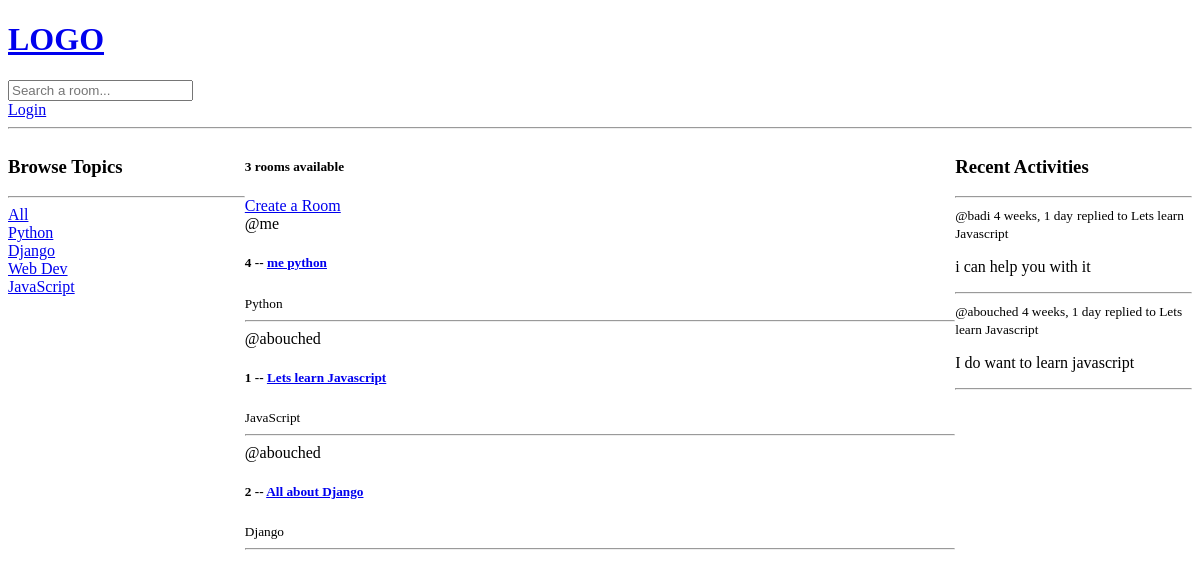
The app's page /, older data.
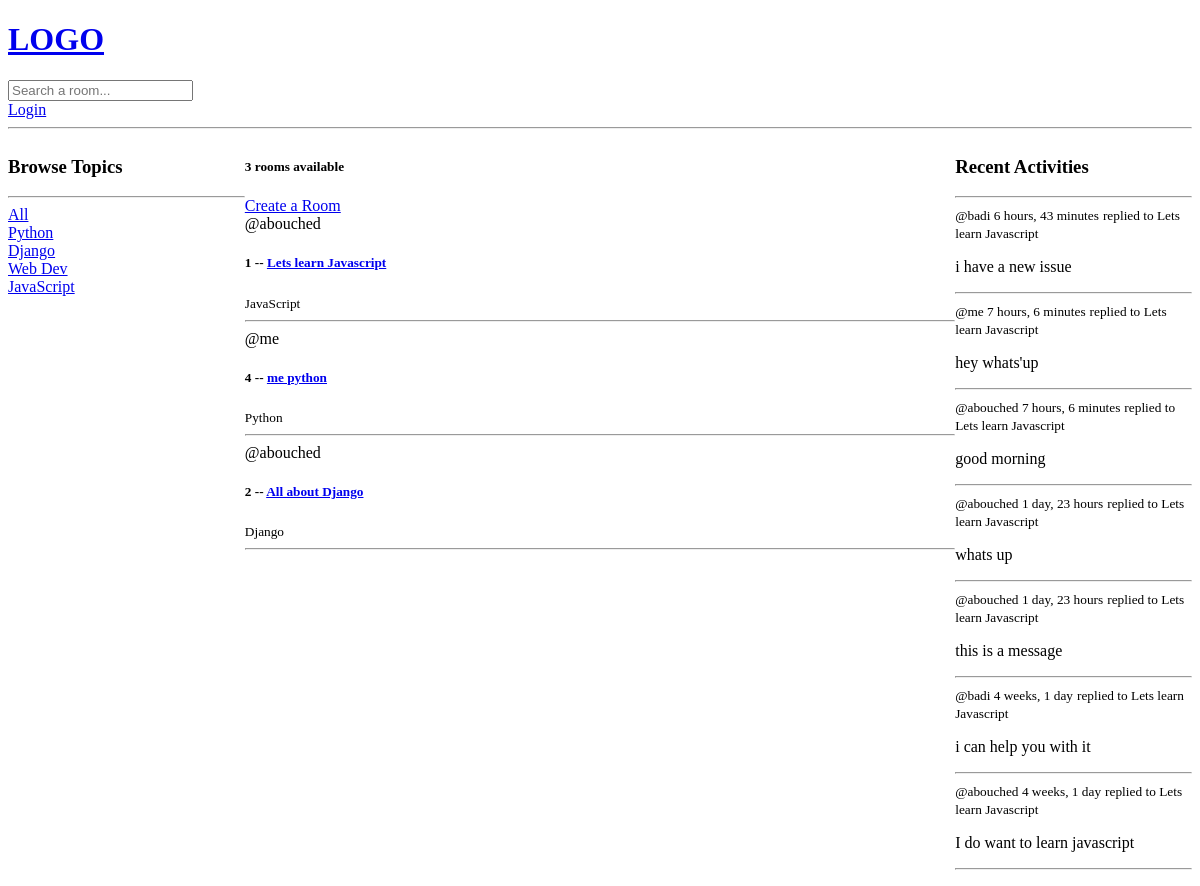
The same page, newer data.
### base/models.py (models this page shows, shortened)
class Topic(models.Model):
    name = models.CharField(max_length=200)

class Room(models.Model):
    host = models.ForeignKey(User, on_delete=models.SET_NULL, null=True)
    topic = models.ForeignKey(Topic, on_delete=models.SET_NULL, null=True)
    name = models.CharField(max_length=200)
    description = models.TextField(null=True, blank=True)
    participants = models.ManyToManyField(
        User, related_name='participants', blank=True)
    update = models.DateField(auto_now=True)  # Snapchot everytime i save
    created = models.DateField(auto_now_add=True)  # Snapchot once it is created
    class Meta:
        ordering = ['-update', '-created']
    def __str__(self):
        return self.name

class Message(models.Model):
    user = models.ForeignKey(User, on_delete=models.CASCADE)
    room = models.ForeignKey(Room, on_delete=models.CASCADE)
    body = models.TextField()
    updated = models.DateTimeField(auto_now=True)
    created = models.DateTimeField(auto_now_add=True)
    class Meta:
        ordering = ['-updated', '-created']
    def __str__(self):
        return self.body[0:50]

### base/views.py (the view)
# urls.py: path('', views.home, name="home"),
def home(request):
    q = request.GET.get('q') if request.GET.get('q') is not None else ''
    rooms = Room.objects.filter(Q(topic__name__icontains=q) |
                                Q(name__icontains=q) |
                                Q(description__contains=q))
    topics = Topic.objects.all()
    room_count = rooms.count()
    room_messages = Message.objects.filter(Q(room__topic__name__icontains=q))
    context = {'rooms': rooms, 'topics': topics, 'room_count': room_count,
               'room_messages': room_messages}
    return render(request, 'base/home.html', context)

### base/templates/base/home.html (shortened to what this page needs)
{% extends 'main.html' %}
{% block content %}
<div class="home-container">
    <div>
        <h3>Browse Topics</h3>
        <hr>
            <div>
                <a href="{% url 'home' %}">All</a>
            </div>
        {% for topic in topics %}
            <div>
                <a href="{% url 'home' %}?q={{ topic.name }}">{{ topic.name }}</a>
            </div>
        {% endfor %}
    </div>
    <div>
        <h5>{{ room_count }} rooms available</h5>
        <a href="{% url 'create-room'%}">Create a Room</a>
        <div>
            {% for room in rooms %}
                <div>
                    <span>@{{room.host.username}} </span>
                    <h5>{{room.id}} -- <a href="{% url 'room' room.id %}">{{room.name}}</a></h5>
                    <small>{{room.topic.name}}</small>
                    <hr>
                </div>
            {% endfor %}
        </div>
    </div>
    <div>
        <h3>Recent Activities</h3>
        <hr>
        {% for room_message in room_messages %}
            <div>
                <small>@{{ room_message.user }} {{ room_message.created | timesince }}</small>
                <small>replied to {{ room_message.room }}</small>
                <p>{{ room_message }}</p>
            <hr>
            </div>
        {% endfor %}
    </div>
</div>
{% endblock content %}

### templates/main.html (shortened to what this page needs)
<!DOCTYPE html>
<html>
<head>
</head>
<body>
    {% include 'navbar.html' %}
    {% block content %}
    {% endblock %}
</body>
</html>

### templates/navbar.html
<a href="/">
    <h1>LOGO</h1>
</a>
<form method="get" action="{% url 'home' %}">
    <input type="text" name="q" placeholder="Search a room..."/>
</form>
{% if request.user.is_authenticated %}
    <p>Hello {{ request.user }}</p>
    <a href="{% url 'logout' %}">Logout</a>
{% else %}
    <a href="{% url 'login' %}">Login</a>
{% endif %}
<hr>

### base/templates/base/home.html (style rules this page uses)
.home-container { display: grid; grid-template-columns: 1fr 3fr 1fr; }

Row changes from the older to the newer data that the page shows:
changed Room "Lets learn Javascript": moves up the list
added Message: user "badi", created "6 hours, 43 minutes", room "Lets learn Javascript", body "i have a new issue"
added Message: user "me", created "7 hours, 6 minutes", room "Lets learn Javascript", body "hey whats'up"
added Message: user "abouched", created "7 hours, 6 minutes", room "Lets learn Javascript", body "good morning"
added Message: user "abouched", created "1 day, 23 hours", room "Lets learn Javascript", body "whats up"
added Message: user "abouched", created "1 day, 23 hours", room "Lets learn Javascript", body "this is a message"
